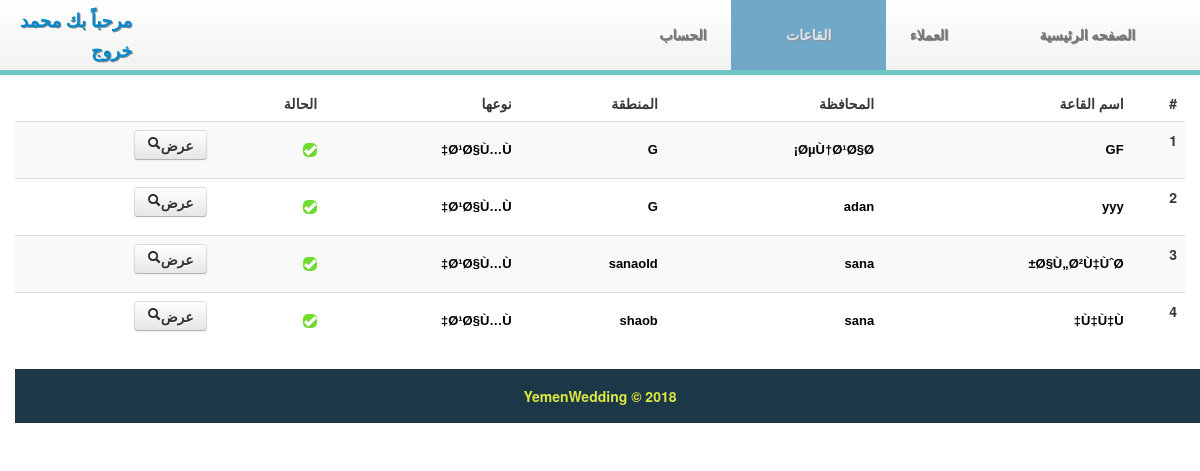
The app's page /adminstratior/home.php?tab=halls (signed in) with its own data.
### tables this page shows
CREATE TABLE IF NOT EXISTS `yhalls` (
  `hall_id` int(11) NOT NULL AUTO_INCREMENT,
  `hall_name` varchar(100) NOT NULL,
  `hall_address` varchar(100) NOT NULL,
  `hall_size` int(11) NOT NULL,
  `hall_city` varchar(100) NOT NULL,
  `hall_phone` int(11) NOT NULL,
  `hall_map` longtext NOT NULL,
  `hall_type` text NOT NULL,
  `hall_price` int(11) NOT NULL,
  `hall_zone` varchar(200) NOT NULL,
  `hall_details` longtext NOT NULL,
  `hall_image` longtext NOT NULL,
  `hall_staute` tinyint(1) NOT NULL,
  `clinte_id` int(11) NOT NULL,
  PRIMARY KEY (`hall_id`)
);

### db/HallAPI.php (called while the page is built, shortened)
<?php
function dyw_hall_get($extra='')
{
	$query=sprintf("SELECT * FROM `yhalls` %s ",$extra);
	$qreuslt=@mysql_query($query);
	$rcount=@mysql_num_rows($qreuslt);
	$hall=array();
	for($i=0;$i<$rcount;$i++)
		$hall[@count($hall)]=mysql_fetch_object($qreuslt);
	return $hall;
}
?>

### adminstratior/page/halls.php (the view, shortened to what this page needs)
<?php
require_once '../db/hallapi.php';
    $ru=  dyw_hall_get();
    $m=1;
?>
<section class="row">
    <span class="span12 mt-10">
    <table class="table table-striped table-hover" id="mytable">
      <thead>
          <th>#</th>
          <th>اسم القاعة</th>
          <th>المحافظة</th>
          <th>المنطقة</th>
              <th>نوعها</th>
                 <th>الحالة</th>
      </thead>
      <tbody>
          <?php if($ru){
            foreach ($ru as $value) {?>
               <tr>
                   <td><?=$m;?> <input type="hidden" id="hall_id" value="<?=$value->hall_id;?>"/></td>
                <td><h4 class="font-new2"><?=$value->hall_name;?></h4></td>
                 <td><h4 class="font-new2"><?=$value->hall_city;?></h4></td>
                   <td><h4 class="font-new2"><?=$value->hall_zone;?></h4></td>
                   <td><h4 class="font-new2"><?=$value->hall_type;?></h4></td>
                         <td class="enable_hall"><h4 class="font-new2">
                             <?php if($value->hall_staute==1)
                                 {echo '<a href="#"><i class="icon-white icon-remove icon-remove-r"></i></a>';
                             }else{
                                 echo '<a href="#"><i class="icon-white icon-ok icon-remove-v"></i></a>';};?></h4>
                         </td>
                         <td> <a href="../showhall.php?id=<?=$value->hall_id;?>" class="btn">عرض<i class="icon icon-search"></i></a></td>
              </tr>
          <?php $m+=1;}}?>
      </tbody>
    </table>
        </span>
</section>

### adminstratior/inc/header.php (shortened to what this page needs)
<!DOCTYPE html>
<html>
    <head>
        <link href="../style/css/bootstrap.min.css" rel="stylesheet" type="text/css"/>
        <link href="../style/css/bootstrap-responsive.min.css" rel="stylesheet" type="text/css"/>
        <link href="style/styledmin.css" rel="stylesheet" type="text/css"/>
    </head>
    <body>
        <header>
            <nav class="navbar navbar-static-top">
                <div class="navbar-inner">
                    <div class="nav-collapse">
                        <ul class="nav">
                            <li><a href="">الصفحه الرئيسية</a></li>
                             <li class='<?php if($tab=="account" || $tab=="null"){echo "active";}?>'><a href="?tab=account">العملاء</a></li>
                              <li class='<?php if($tab=="halls"){echo "active";}?>'><a href="?tab=halls">القاعات </a></li>
                               <li class='<?php if($tab=="myaccount"){echo "active";}?>'><a href="?tab=myaccount">الحساب</a></li>
                        </ul>
                    </div>
                    <div class="pull-left">
                        <a href=""><h4>مرحباً بك  محمد </h4></a>
                         <a href="loginout.php"><h4>خروج</h4></a>
                    </div>
                </div>
            </nav>
        </header>
        <div class="container top">

### adminstratior/Home.php (shortened to what this page needs)
<?php
 if (isset($_GET['tab']))
        {
            $tab=$_GET['tab'];
        }
        else{
            $tab="null";
        }
    include 'inc/header.php';
?>
<?php
if($tab=="account" || $tab=="null") {
    include 'page/account.php';
    }elseif($tab=='halls'){
                 include 'page/halls.php';}
             elseif($tab='myaccount')
        {
                 include 'page/myaccount.php';}
  ?>
<?php include 'inc/footer.php'; ?>

### adminstratior/inc/footer.php (shortened to what this page needs)
<footer class="row">
                <div class="span12 text-center">
                    <p><a href="#">YemenWedding &copy; <?php echo date('Y');?></a></p>
                </div>
</footer>
</div>
</body>
</html>

### adminstratior/style/styledmin.css (style rules this page uses)
body { font-size: 14px; font-weight:700; line-height: 24px; color: #383838; }
h1,h2,h4,.navbar .nav>li>a,.btn-login { font-family: 'Droid Arabic Kufi', 'Open Sans' !important; text-shadow: 1px 1px #8f8f8f; }
h4 { font-size: 18px; }
.navbar-static-top .navbar-inner { border: none; box-shadow: none; border-bottom: 5px solid #6dc8c3; }
.navbar .nav>li>a { text-shadow: 1px 1px #8f8f8f; color: #757575; padding: 25px 40px; width: 60%; text-align: center; transition: background 0.5s ease; -moz-transition: background 0.5s ease; -webkit-transition: background 0.5s ease; -o-transition: background 0.5s ease; -ms-transition: background 0.5s ease; }
.navbar .nav>.active>a,.navbar .nav>.active>a:hover,.navbar .nav>.active>a:focus { color: #dce7ef; background: #72a8c7; box-shadow: none; }
footer { background: #1c3747; padding-top:15px; padding-bottom: 5px; margin-bottom: 20px; }
footer a { color: #dce73f; }
.font-new2 { font-family: 'lucida grande',tahoma,verdana,arial,sans-serif !important;font-size: 13px;color: #000000;text-align: right;font-weight: 600;text-shadow: none; }
.mt-10 { margin-top: 10px; }
.icon-remove-v { background-color: #6FDD2D; border-radius: 5px; }

### records on screen
yhalls: hall_name "GF", hall_city "ØµÙ†Ø¹Ø§Ø¡", hall_zone "G", hall_type "Ø¹Ø§Ù…Ù‡", hall_staute 0 (drawn)
yhalls: hall_name "yyy", hall_city "adan", hall_zone "G", hall_type "Ø¹Ø§Ù…Ù‡", hall_staute 0 (drawn)
yhalls: hall_name "Ø§Ù„Ø²Ù‡ÙˆØ±", hall_city "sana", hall_zone "sanaold", hall_type "Ø¹Ø§Ù…Ù‡", hall_staute 0 (drawn)
yhalls: hall_name "Ù‡Ù‡Ù‡", hall_city "sana", hall_zone "shaob", hall_type "Ø¹Ø§Ù…Ù‡", hall_staute 0 (drawn)
